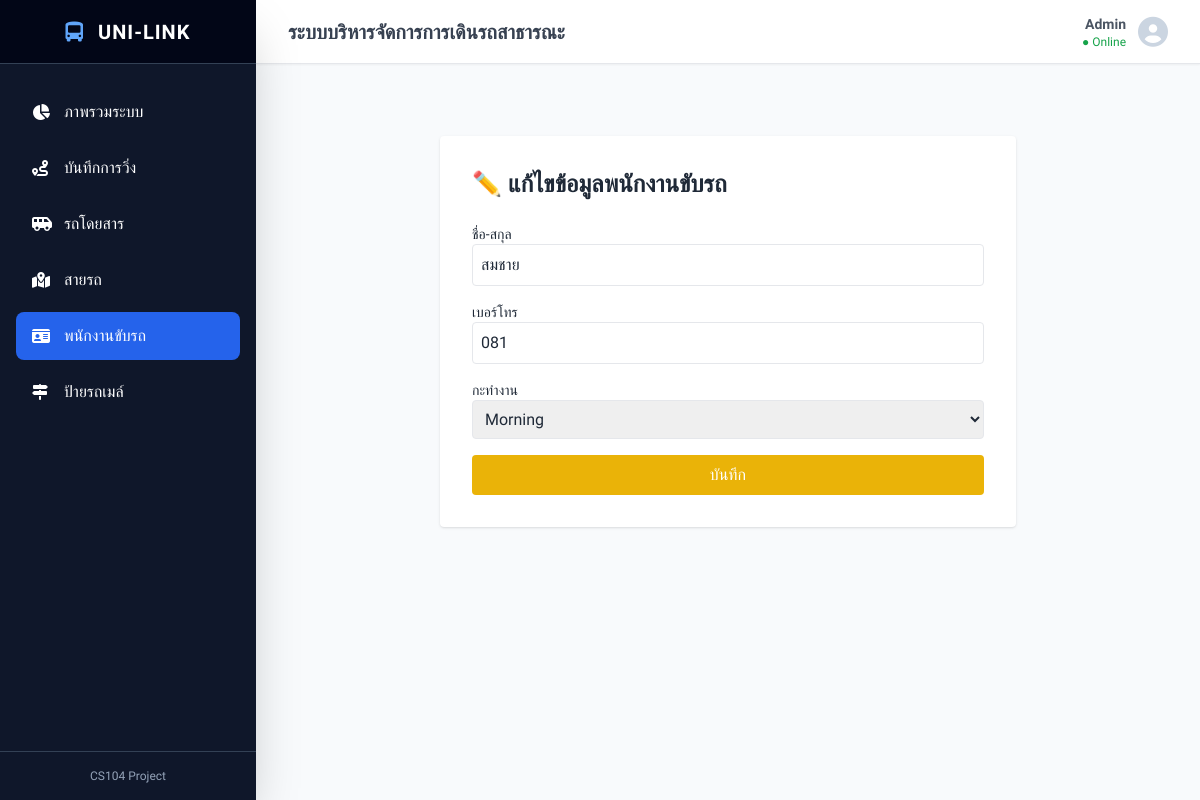
Page /edit_driver/1 on the committed database.
### tables this page shows
CREATE TABLE Drivers (
    driver_id INTEGER PRIMARY KEY AUTOINCREMENT,
    name TEXT NOT NULL,
    phone TEXT NOT NULL,
    shift TEXT NOT NULL
);

### app.py (the view, shortened to what this page needs)
@app.route('/edit_driver/<int:id>', methods=['GET', 'POST'])
def edit_driver(id):
    db = open_database()
    driver = db.execute(
        'SELECT driver_id AS id, name, phone, shift FROM Drivers WHERE driver_id = ?',
        (id,)
    ).fetchone()
    db.close()
    return render_template('edit_driver.html', item=driver)

### app.py (called while the page is built)
def open_database():
    connection = sqlite3.connect('database.db')
    connection.execute('PRAGMA foreign_keys = ON')
    connection.row_factory = sqlite3.Row
    return connection

### templates/edit_driver.html (shortened to what this page needs)
{% extends 'base.html' %}
{% block content %}
<div class="max-w-xl mx-auto bg-white p-8 rounded shadow mt-10">
    <h2 class="text-2xl font-bold mb-6">✏️ แก้ไขข้อมูลพนักงานขับรถ</h2>
    <form action="/edit_driver/{{ item.id }}" method="POST" class="space-y-4">
        <div><label class="block text-sm">ชื่อ-สกุล</label><input type="text" name="name" value="{{ item.name }}" required class="border p-2 rounded w-full"></div>
        <div><label class="block text-sm">เบอร์โทร</label><input type="text" name="phone" value="{{ item.phone }}" required class="border p-2 rounded w-full"></div>
        <div><label class="block text-sm">กะทำงาน</label>
            <select name="shift" class="border p-2 rounded w-full">
                <option value="Morning" {% if item.shift == 'Morning' %}selected{% endif %}>Morning</option>
            </select>
        </div>
        <button type="submit" class="bg-yellow-500 text-white px-4 py-2 rounded w-full">บันทึก</button>
    </form>
</div>
{% endblock %}

### templates/base.html (style rules this page uses)
body { font-family: 'Prompt', sans-serif; }

### rows in the picture
Drivers: name "สมชาย", phone "081", shift "Morning"
